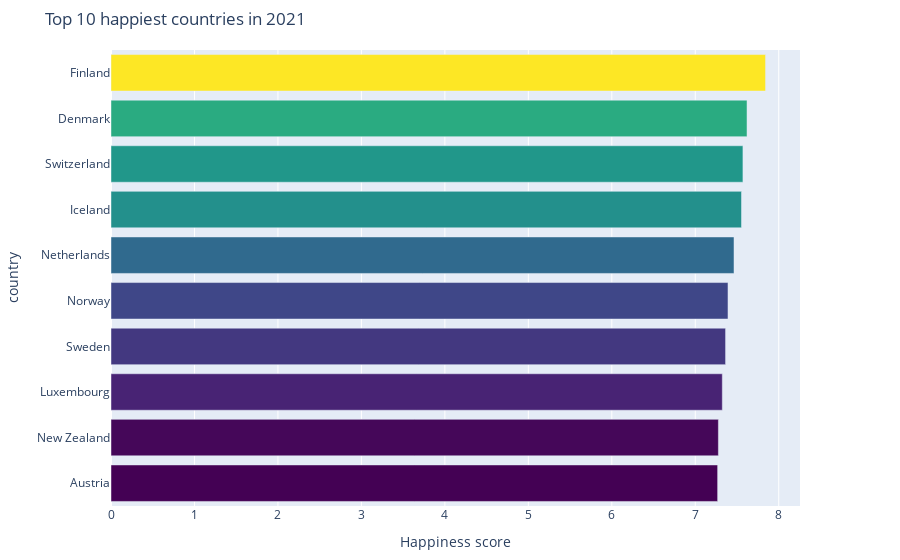

This figure's notebook cell:
### Code cell
utils.plot_happiness_score(wh_df_2021,"Ladder score", 'Country name', 10, 2021)

### Figure 1 — Plotly figure (JSON) as saved in the notebook; plotly's stock layout.template omitted (floating-point values rounded to 4 significant figures)
{"data": [{"marker": {"color": [7.842, 7.62, 7.571, 7.554, 7.464, 7.392, 7.363, 7.324, 7.277, 7.268], "colorscale": [[0, "#440154"], [0.1111, "#482878"], [0.2222, "#3e4989"], [0.3333, "#31688e"], [0.4444, "#26828e"], [0.5556, "#1f9e89"], [0.6667, "#35b779"], [0.7778, "#6ece58"], [0.8889, "#b5de2b"], [1, "#fde725"]]}, "orientation": "h", "type": "bar", "x": [7.842, 7.62, 7.571, 7.554, 7.464, 7.392, 7.363, 7.324, 7.277, 7.268], "y": ["Finland", "Denmark", "Switzerland", "Iceland", "Netherlands", "Norway", "Sweden", "Luxembourg", "New Zealand", "Austria"]}], "layout": {"margin": {"b": 50, "l": 50, "r": 100, "t": 50}, "title": {"text": "Top 10 happiest countries in 2021"}, "xaxis": {"title": {"text": "Happiness score"}}, "yaxis": {"categoryorder": "total ascending", "showgrid": false, "showline": false, "showticklabels": true, "title": {"text": "country"}}}}
